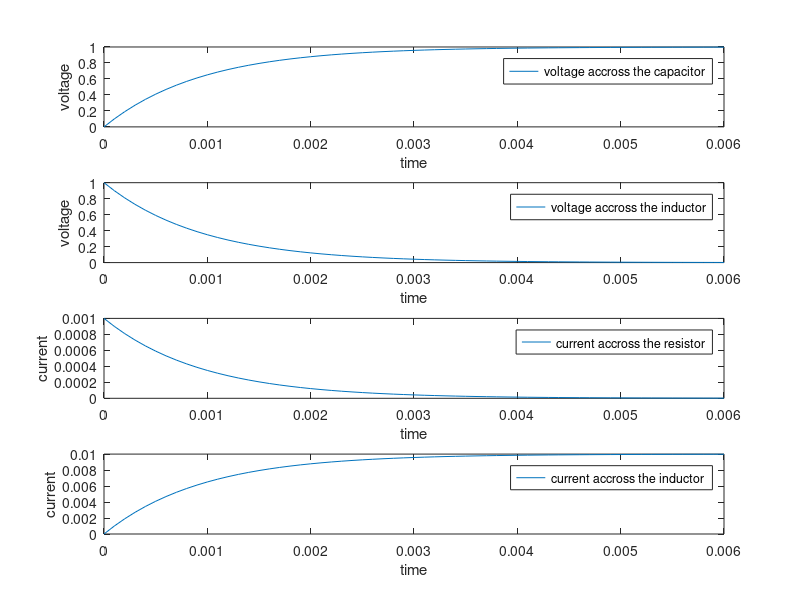

Write the MATLAB code that produced this figure. (Note: this script raises an error after producing the figure.)

RL = 1e2;% Resistance for L
RC = 1e3;%Resistance C
L = 0.1;%induction
C = 1e-6;% Capacitance
load('container_values.mat');
%where i is C*(dv/dt)
%% GET THE CURRENT FLOWING THRROUGH THE CAPACITOR USING
% use VR = V_in - VC
V_in_C = V(2,:);
VC = V(1,:);
VR = V_in_C - VC;
%find current accross the resistor using
% I = VR/R
IC = VR/RC;
%% CURRNETS AND VOLTAGES OF THROUGH INDUCTOR
IL = container(1,:);
VL = container(2,:);
V_in_L = container(2,:);
%% PLOT
figure;
subplot(4,1,1);
plot(t, VC);
legend ('voltage accross the capacitor');
xlabel('time');
ylabel('voltage');
hold on
subplot(4,1,3);
plot(t, IC);
xlabel('time');
ylabel('current');
legend ('current accross the resistor');
subplot(4,1,2);
plot(t, VL);
xlabel('time');
ylabel('voltage');
legend ('voltage accross the inductor');
subplot(4,1,4);
plot(t, IL);
xlabel('time');
ylabel('current');
legend ('current accross the inductor');
sgtitle('Complementary characteristics between Capacitors and Inductors');